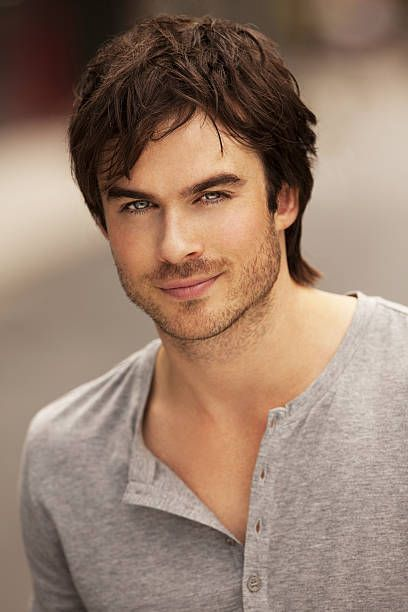
#> input picture demon.jpg, 408 x 612 px
$ jupyter execute PencileSketch.ipynb   (shell and % lines are left out)
#> lines starting #> are read from the running program, lines starting #| are printed output that depends on the picture
[cell 1]
import cv2
import sys

[cell 2]
image=cv2.imread("demon.jpg")
#> image is the input picture: shape (612, 408, 3); mean B, G, R 109.2, 125.6, 150.9
grayImage = cv2.cvtColor(image, cv2.COLOR_BGR2GRAY)
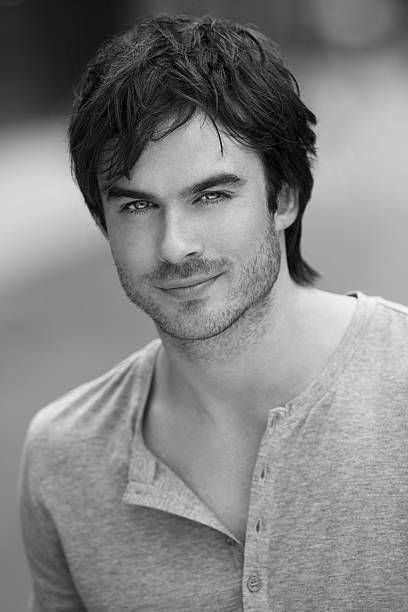
#> grayImage: shape (612, 408); min 0, max 248, mean 131.3
grayImageInv = 255-grayImage
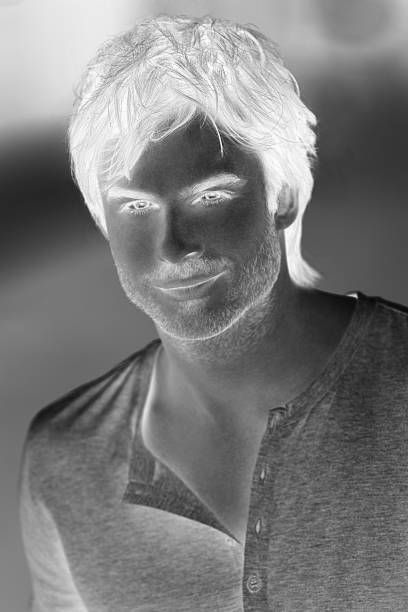
#> grayImageInv: shape (612, 408); min 7, max 255, mean 123.7
grayImageInv = cv2.GaussianBlur(grayImageInv, (61,61), 0) #adjust according to your need.
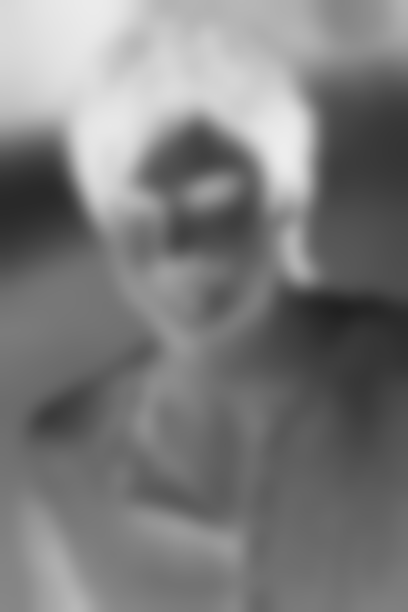
#> grayImageInv: shape (612, 408); min 32, max 237, mean 123.7
output = cv2.divide(grayImage, 255-grayImageInv, scale=256.0) #adjust according to your need.
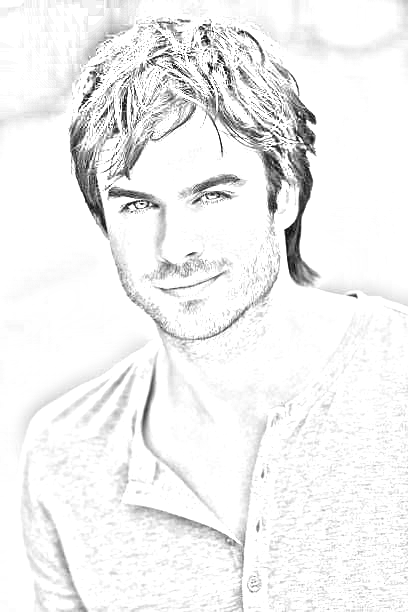
#> output: shape (612, 408); min 0, max 255, mean 240.6
cv2.namedWindow("image", cv2.WINDOW_AUTOSIZE)
cv2.namedWindow("pencilsketch", cv2.WINDOW_AUTOSIZE)
cv2.imshow("image", image)
cv2.imshow("pencilesketch", output)
cv2.imwrite("Output.jpg",output)
cv2.waitKey(0)
cv2.destroyAllWindows()
